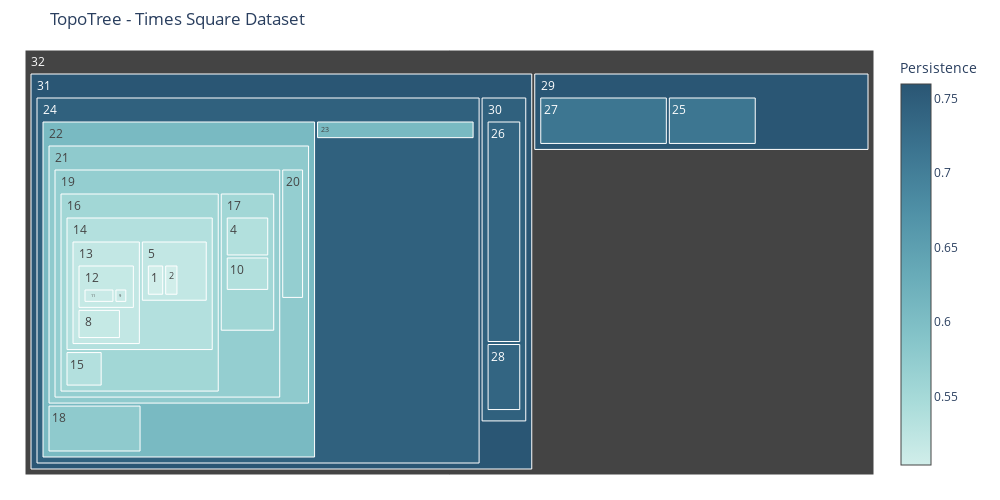

Notebook source saved alongside this figure:
### Code cell
fig = plot_hierarchical_treemap(df_comp_times, color='died_at')
fig.update_layout(title='TopoTree - Times Square Dataset',
                  width=1000)
fig.show()

### Figure 1 — Plotly figure (JSON) as saved in the notebook; plotly's stock layout.template omitted (floating-point values rounded to 4 significant figures)
{"data": [{"branchvalues": "total", "hovertemplate": "<b>Component #%{label} </b> <br> Points: %{value}<br> Persistence: %{color:.2f}<br> Parent: #%{parent}", "labels": [0, 1, 2, 3, 4, 5, 6, 7, 8, 9, 10, 11, 12, 13, 14, 15, 16, 17, 18, 19, 20, 21, 22, 23, 24, 25, 26, 27, 28, 29, 30, 31, 32], "marker": {"colorbar": {"title": {"text": "Persistence"}}, "colors": [0.5122, 0.5039, 0.5039, 0.5122, 0.5361, 0.5194, 0.5074, 0.5074, 0.5159, 0.5126, 0.5361, 0.5126, 0.5159, 0.5194, 0.5352, 0.5352, 0.5542, 0.5542, 0.5775, 0.5704, 0.5704, 0.5775, 0.607, 0.607, 0.7441, 0.7133, 0.7374, 0.7133, 0.7374, 0.7598, 0.7441, 0.7598, null], "colorscale": [[0, "rgb(209, 238, 234)"], [0.1667, "rgb(168, 219, 217)"], [0.3333, "rgb(133, 196, 201)"], [0.5, "rgb(104, 171, 184)"], [0.6667, "rgb(79, 144, 166)"], [0.8333, "rgb(59, 115, 143)"], [1, "rgb(42, 86, 116)"]], "showscale": true}, "maxdepth": -1, "name": "", "parents": [11, 5, 5, 11, 17, 14, 8, 8, 13, 12, 17, 12, 13, 14, 16, 16, 19, 19, 22, 21, 21, 22, 24, 24, 31, 29, 30, 29, 30, 32, 31, 32, null], "type": "treemap", "values": [228, 247, 203, 334, 303, 782, 186, 214, 424, 234, 261, 562, 824, 1384, 2719, 180, 3437, 828, 336, 4627, 263, 5091, 6029, 192, 9510, 379, 664, 548, 203, 1382, 883, 10507, 17520]}], "layout": {"height": 500, "margin": {"b": 25, "l": 25, "r": 25, "t": 50}, "title": {"text": "TopoTree - Times Square Dataset"}, "width": 1000}}
